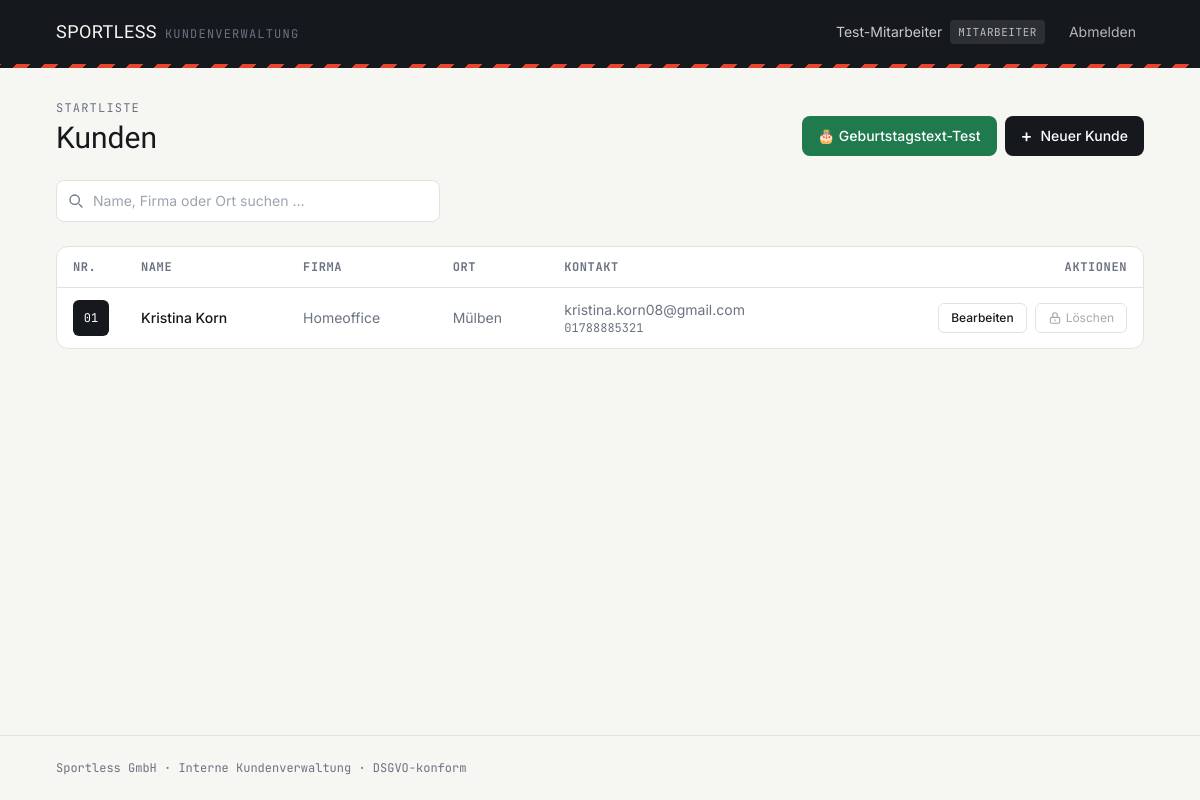
Screenshot of /kunden (signed in) with the database file from the repository.
### models.py (models this page shows, shortened)
class Mitarbeiter(db.Model, UserMixin):
    __tablename__ = "mitarbeiter"
    id = db.Column(db.Integer, primary_key=True)
    benutzername = db.Column(db.String(64), unique=True, nullable=False, index=True)
    anzeigename = db.Column(db.String(120), nullable=False)
    passwort_hash = db.Column(db.String(512), nullable=False)
    rolle = db.Column(db.String(20), nullable=False, default=Rolle.MITARBEITER)
    aktiv = db.Column(db.Boolean, nullable=False, default=True)
    erstellt_am = db.Column(db.DateTime, default=lambda: datetime.now(timezone.utc))
    kunden = db.relationship(
        "Kunde",
        backref=db.backref("angelegt_von", lazy="joined"),
        lazy=True
    )
    @property
    def ist_admin(self) -> bool:
        return self.rolle == Rolle.ADMIN
    @property
    def is_active(self) -> bool:  # noqa: N802
        return self.aktiv

class Kunde(db.Model):
    __tablename__ = "kunden"
    id = db.Column(db.Integer, primary_key=True)
    vorname = db.Column(db.String(100), nullable=False)
    nachname = db.Column(db.String(100), nullable=False)
    geburtsdatum = db.Column(db.Date, nullable=True)
    firma = db.Column(db.String(150), nullable=True)
    strasse = db.Column(db.String(150), nullable=True)
    plz = db.Column(db.String(10), nullable=True)
    ort = db.Column(db.String(100), nullable=True)
    email = db.Column(db.String(150), nullable=True)
    telefon = db.Column(db.String(50), nullable=True)
    notizen = db.Column(db.Text, nullable=True)
    erstellt_am = db.Column(db.DateTime, default=lambda: datetime.now(timezone.utc))
    aktualisiert_am = db.Column(
        db.DateTime,
        default=lambda: datetime.now(timezone.utc),
        onupdate=lambda: datetime.now(timezone.utc)
    )
    angelegt_von_id = db.Column(
        db.Integer,
        db.ForeignKey("mitarbeiter.id", ondelete="SET NULL"),
        nullable=True
    )
    @property
    def vollstaendiger_name(self) -> str:
        return f"{self.vorname} {self.nachname}"

### routes.py (the view, shortened to what this page needs)
@kunden_bp.route("/kunden")
@login_required
def kunden_liste():
    suchbegriff = request.args.get("q", "").strip()
    abfrage = Kunde.query
    kunden = abfrage.order_by(Kunde.nachname.asc(), Kunde.vorname.asc()).all()
    return render_template("kunden_liste.html", kunden=kunden, suchbegriff=suchbegriff)

### app.py (called while the page is built)
@login_manager.user_loader
def lade_benutzer(benutzer_id: str):
    return db.session.get(Mitarbeiter, int(benutzer_id))

### templates/kunden_liste.html (shortened to what this page needs)
{% extends "base.html" %}
{% block inhalt %}
<div class="max-w-6xl mx-auto px-5 sm:px-8 py-8">
  <div class="flex flex-col sm:flex-row sm:items-end sm:justify-between gap-4 mb-6">
    <div>
      <p class="text-xs font-mono uppercase tracking-widest text-inkmuted mb-1">Startliste</p>
      <h1 class="font-display text-2xl sm:text-3xl">Kunden</h1>
    </div>
    <div class="flex flex-wrap items-center gap-2">
      <a href="{{ url_for('kunden.geburtstag_simulation') }}"
        class="inline-flex items-center justify-center gap-2 bg-pitch text-white text-sm font-medium rounded-lg px-4 py-2.5 hover:bg-opacity-95 transition-colors focus:outline-none focus-visible:ring-2 focus-visible:ring-pitch w-fit">
        🎂 Geburtstagstext-Test
      </a>
      <a href="{{ url_for('kunden.kunde_neu') }}"
        class="inline-flex items-center justify-center gap-2 bg-ink text-white text-sm font-medium rounded-lg px-4 py-2.5 hover:bg-accent transition-colors focus:outline-none focus-visible:ring-2 focus-visible:ring-accent focus-visible:ring-offset-2 w-fit">
        <span class="text-lg leading-none">+</span> Neuer Kunde
      </a>
    </div>
  </div>
  <form method="get" action="{{ url_for('kunden.kunden_liste') }}" class="mb-6">
    <div class="relative max-w-sm">
      <input type="text" name="q" value="{{ suchbegriff }}" placeholder="Name, Firma oder Ort suchen …"
        class="w-full border border-line rounded-lg pl-9 pr-3 py-2.5 text-sm bg-white focus:outline-none focus-visible:ring-2 focus-visible:ring-accent focus:border-accent transition-colors">
      <svg class="absolute left-3 top-1/2 -translate-y-1/2 w-4 h-4 text-inkmuted" fill="none" viewBox="0 0 24 24"
        stroke="currentColor" stroke-width="2">
        <path stroke-linecap="round" stroke-linejoin="round" d="M21 21l-4.35-4.35M17 10a7 7 0 11-14 0 7 7 0 0114 0z" />
      </svg>
    </div>
  </form>
  {% if kunden %}
  <div class="border border-line rounded-xl bg-white overflow-hidden">
    <div class="overflow-x-auto">
      <table class="w-full text-sm">
        <thead>
          <tr class="border-b border-line text-left text-xs font-mono uppercase tracking-wider text-inkmuted">
            <th class="px-4 py-3 w-16">Nr.</th>
            <th class="px-4 py-3">Name</th>
            <th class="px-4 py-3 hidden md:table-cell">Firma</th>
            <th class="px-4 py-3 hidden lg:table-cell">Ort</th>
            <th class="px-4 py-3 hidden md:table-cell">Kontakt</th>
            <th class="px-4 py-3 text-right">Aktionen</th>
          </tr>
        </thead>
        <tbody>
          {% for kunde in kunden %}
          <tr class="border-b border-line last:border-0 hover:bg-chalk transition-colors">
            <td class="px-4 py-3">
              <span
                class="inline-flex items-center justify-center w-9 h-9 rounded-md bg-ink text-white font-mono text-xs">
                {{ "%02d"|format(loop.index) }}
              </span>
            </td>
            <td class="px-4 py-3">
              <div class="font-medium">{{ kunde.vollstaendiger_name }}</div>
            </td>
            <td class="px-4 py-3 hidden md:table-cell text-inkmuted">{{ kunde.firma or "—" }}</td>
            <td class="px-4 py-3 hidden lg:table-cell text-inkmuted">{{ kunde.ort or "—" }}</td>
            <td class="px-4 py-3 hidden md:table-cell text-inkmuted">
              {% if kunde.email %}<div>{{ kunde.email }}</div>{% endif %}
              {% if kunde.telefon %}<div class="font-mono text-xs">{{ kunde.telefon }}</div>{% endif %}
            </td>
            <td class="px-4 py-3">
              <div class="flex items-center justify-end gap-2">
                <a href="{{ url_for('kunden.kunde_bearbeiten', id=kunde.id) }}"
                  class="text-xs font-medium border border-line rounded-md px-3 py-1.5 hover:border-ink transition-colors focus:outline-none focus-visible:ring-2 focus-visible:ring-accent">
                  Bearbeiten
                </a>
                {% if current_user.ist_admin %}
                <form method="post" action="{{ url_for('kunden.kunde_loeschen', id=kunde.id) }}"
                  onsubmit="return confirm('Kunde {{ kunde.vollstaendiger_name }} wirklich endgültig löschen? Dies kann nicht rückgängig gemacht werden.');">
                  <input type="hidden" name="csrf_token" value="{{ csrf_token() }}">
                  <button type="submit"
                    class="text-xs font-medium border border-danger/30 text-danger rounded-md px-3 py-1.5 hover:bg-dangerlight transition-colors focus:outline-none focus-visible:ring-2 focus-visible:ring-danger">
                    Löschen
                  </button>
                </form>
                {% else %}
                <span title="Löschen ist nur Administratoren vorbehalten (DSGVO)"
                  class="inline-flex items-center gap-1 text-xs text-inkmuted/60 border border-line rounded-md px-3 py-1.5 cursor-not-allowed">
                  <svg class="w-3.5 h-3.5" fill="none" viewBox="0 0 24 24" stroke="currentColor" stroke-width="2">
                    <path stroke-linecap="round" stroke-linejoin="round"
                      d="M12 15v2m-6 4h12a2 2 0 002-2v-6a2 2 0 00-2-2H6a2 2 0 00-2 2v6a2 2 0 002 2zm10-10V7a4 4 0 10-8 0v4h8z" />
                  </svg>
                  Löschen
                </span>
                {% endif %}
              </div>
            </td>
          </tr>
          {% endfor %}
        </tbody>
      </table>
    </div>
  </div>
  {% endif %}
</div>
{% endblock %}

### templates/base.html (shortened to what this page needs)
<!DOCTYPE html>
<html lang="de">
<head>
  <script src="https://cdn.tailwindcss.com"></script>
</head>
<body class="bg-chalk text-ink font-body antialiased min-h-screen flex flex-col">
  {% if current_user.is_authenticated %}
  <header class="bg-ink text-chalk">
    <div class="max-w-6xl mx-auto px-5 sm:px-8 flex items-center justify-between h-16">
      <a href="{{ url_for('kunden.kunden_liste') }}"
        class="flex items-baseline gap-2 focus:outline-none focus-visible:ring-2 focus-visible:ring-accent rounded">
        <span class="font-display text-lg tracking-wide">SPORTLESS</span>
        <span class="hidden sm:inline text-xs text-inkmuted font-mono tracking-widest">KUNDENVERWALTUNG</span>
      </a>
      <div class="flex items-center gap-4">
        <span class="hidden sm:flex items-center gap-2 text-sm">
          <span class="text-chalk/80">{{ current_user.anzeigename }}</span>
          {% if current_user.ist_admin %}
          <span
            class="text-[11px] font-mono uppercase tracking-wider bg-accent text-white px-2 py-0.5 rounded">Admin</span>
          {% else %}
          <span
            class="text-[11px] font-mono uppercase tracking-wider bg-white/10 text-chalk/70 px-2 py-0.5 rounded">Mitarbeiter</span>
          {% endif %}
        </span>
        <form method="post" action="{{ url_for('auth.logout') }}">
          <button type="submit"
            class="text-sm text-chalk/70 hover:text-white transition-colors focus:outline-none focus-visible:ring-2 focus-visible:ring-accent rounded px-2 py-1">
            Abmelden
          </button>
        </form>
      </div>
    </div>
    <div class="finish-line"></div>
  </header>
  {% endif %}
  <main class="flex-1 w-full">
    {% block inhalt %}{% endblock %}
  </main>
  <footer class="border-t border-line mt-12">
    <div class="max-w-6xl mx-auto px-5 sm:px-8 py-6 text-xs text-inkmuted font-mono">
      Sportless GmbH · Interne Kundenverwaltung · DSGVO-konform
    </div>
  </footer>
</body>
</html>

### templates/base.html (style rules this page uses)
body { font-family: 'Inter', sans-serif; }
.finish-line { height: 4px; background-image: repeating-linear-gradient(-45deg, #15181C 0px, #15181C 10px, #E8432C 10px, #E8432C 20px); }

### rows the page displays
Mitarbeiter: anzeigename "Test-Mitarbeiter"
Kunde: index "01", vollstaendiger_name "Kristina Korn", firma "Homeoffice", ort "Mülben", email "kristina.korn08@gmail.com", telefon "01788885321"
